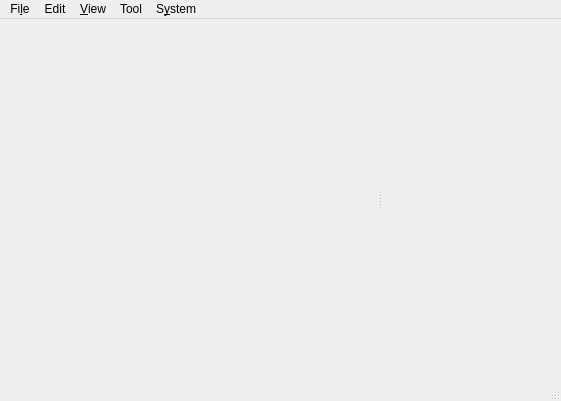
<?xml version="1.0" encoding="UTF-8"?>
<ui version="4.0">
 <class>MainWindow</class>
 <widget class="QMainWindow" name="MainWindow">
  <property name="geometry">
   <rect>
    <x>0</x>
    <y>0</y>
    <width>561</width>
    <height>401</height>
   </rect>
  </property>
  <property name="focusPolicy">
   <enum>Qt::WheelFocus</enum>
  </property>
  <property name="windowTitle">
   <string>MainWindow</string>
  </property>
  <widget class="QWidget" name="centralWidget">
   <layout class="QHBoxLayout" name="horizontalLayout">
    <property name="leftMargin">
     <number>0</number>
    </property>
    <property name="topMargin">
     <number>0</number>
    </property>
    <property name="rightMargin">
     <number>0</number>
    </property>
    <property name="bottomMargin">
     <number>0</number>
    </property>
    <item>
     <widget class="QSplitter" name="splitter">
      <property name="orientation">
       <enum>Qt::Horizontal</enum>
      </property>
      <property name="opaqueResize">
       <bool>true</bool>
      </property>
      <property name="handleWidth">
       <number>2</number>
      </property>
      <property name="childrenCollapsible">
       <bool>false</bool>
      </property>
      <widget class="CanvasWidget" name="mainCanvas" native="true">
       <property name="sizePolicy">
        <sizepolicy hsizetype="Expanding" vsizetype="Expanding">
         <horstretch>2</horstretch>
         <verstretch>0</verstretch>
        </sizepolicy>
       </property>
      </widget>
      <widget class="QWidget" name="sidebar" native="true">
       <property name="minimumSize">
        <size>
         <width>180</width>
         <height>0</height>
        </size>
       </property>
       <layout class="QVBoxLayout" name="sidebarLayout">
        <property name="spacing">
         <number>6</number>
        </property>
        <property name="leftMargin">
         <number>0</number>
        </property>
        <property name="topMargin">
         <number>0</number>
        </property>
        <property name="rightMargin">
         <number>0</number>
        </property>
        <property name="bottomMargin">
         <number>0</number>
        </property>
       </layout>
      </widget>
     </widget>
    </item>
   </layout>
  </widget>
  <widget class="QMenuBar" name="menuBar">
   <property name="geometry">
    <rect>
     <x>0</x>
     <y>0</y>
     <width>561</width>
     <height>22</height>
    </rect>
   </property>
   <widget class="QMenu" name="menuFile">
    <property name="title">
     <string>Fi&amp;le</string>
    </property>
    <addaction name="actionNew"/>
    <addaction name="actionOpen"/>
    <addaction name="actionOpen_As_Layer"/>
    <addaction name="actionSave"/>
    <addaction name="actionSave_As"/>
    <addaction name="actionExport"/>
    <addaction name="separator"/>
    <addaction name="actionQuit"/>
   </widget>
   <widget class="QMenu" name="menuSystem">
    <property name="title">
     <string>S&amp;ystem</string>
    </property>
    <addaction name="actionCircle_Benchmark"/>
    <addaction name="actionCopy_Stroke_Data"/>
    <addaction name="separator"/>
    <addaction name="actionShow_Tools_Folder"/>
    <addaction name="actionSelect_OpenCL_Device"/>
    <addaction name="actionShow_OpenCL_Information"/>
    <addaction name="actionStatus_Bar"/>
   </widget>
   <widget class="QMenu" name="menuView">
    <property name="title">
     <string>&amp;View</string>
    </property>
    <addaction name="actionZoom_In"/>
    <addaction name="actionZoom_Out"/>
   </widget>
   <widget class="QMenu" name="menuEdit">
    <property name="title">
     <string>Edit</string>
    </property>
    <addaction name="actionUndo"/>
    <addaction name="actionRedo"/>
    <addaction name="separator"/>
    <addaction name="actionNew_Layer"/>
    <addaction name="actionNew_Group"/>
    <addaction name="actionMerge_Layer"/>
    <addaction name="actionDuplicate_Layer"/>
    <addaction name="actionSet_Background_Color"/>
    <addaction name="separator"/>
    <addaction name="actionToggle_Quickmask"/>
    <addaction name="actionClear_Quickmask"/>
    <addaction name="actionQuickmask_Cut"/>
    <addaction name="actionQuickmask_Copy"/>
    <addaction name="actionQuickmask_Erase"/>
   </widget>
   <widget class="QMenu" name="menuTool">
    <property name="title">
     <string>Tool</string>
    </property>
    <addaction name="actionIncrease_Tool_Size"/>
    <addaction name="actionDecrease_Tool_Size"/>
    <addaction name="actionAdvanced_Settings"/>
    <addaction name="actionResetTool"/>
    <addaction name="separator"/>
    <addaction name="actionDraw_Line"/>
   </widget>
   <addaction name="menuFile"/>
   <addaction name="menuEdit"/>
   <addaction name="menuView"/>
   <addaction name="menuTool"/>
   <addaction name="menuSystem"/>
  </widget>
  <widget class="QStatusBar" name="statusBar"/>
  <action name="actionShow_OpenCL_Information">
   <property name="text">
    <string>&amp;OpenCL Info</string>
   </property>
  </action>
  <action name="actionQuit">
   <property name="text">
    <string>&amp;Quit</string>
   </property>
   <property name="shortcut">
    <string>Ctrl+Q</string>
   </property>
   <property name="menuRole">
    <enum>QAction::QuitRole</enum>
   </property>
  </action>
  <action name="actionCircle_Benchmark">
   <property name="text">
    <string>&amp;Circle Benchmark</string>
   </property>
  </action>
  <action name="actionZoom_In">
   <property name="text">
    <string>&amp;Zoom In</string>
   </property>
   <property name="shortcut">
    <string>Ctrl+=</string>
   </property>
  </action>
  <action name="actionZoom_Out">
   <property name="text">
    <string>Zoom &amp;Out</string>
   </property>
   <property name="shortcut">
    <string>Ctrl+-</string>
   </property>
   <property name="shortcutContext">
    <enum>Qt::ApplicationShortcut</enum>
   </property>
  </action>
  <action name="actionStatus_Bar">
   <property name="checkable">
    <bool>true</bool>
   </property>
   <property name="checked">
    <bool>false</bool>
   </property>
   <property name="text">
    <string>Status &amp;Bar</string>
   </property>
   <property name="toolTip">
    <string>Status Bar</string>
   </property>
  </action>
  <action name="actionSave_As">
   <property name="text">
    <string>Sa&amp;ve As...</string>
   </property>
   <property name="shortcut">
    <string>Ctrl+Shift+S</string>
   </property>
  </action>
  <action name="actionOpen">
   <property name="text">
    <string>&amp;Open...</string>
   </property>
   <property name="shortcut">
    <string>Ctrl+O</string>
   </property>
  </action>
  <action name="actionUndo">
   <property name="text">
    <string>&amp;Undo</string>
   </property>
   <property name="shortcut">
    <string>Z</string>
   </property>
  </action>
  <action name="actionRedo">
   <property name="text">
    <string>&amp;Redo</string>
   </property>
   <property name="shortcut">
    <string>Shift+Z</string>
   </property>
  </action>
  <action name="actionIncrease_Tool_Size">
   <property name="text">
    <string>&amp;Increase Tool Size</string>
   </property>
   <property name="shortcut">
    <string>F</string>
   </property>
  </action>
  <action name="actionDecrease_Tool_Size">
   <property name="text">
    <string>&amp;Decrease Tool Size</string>
   </property>
   <property name="shortcut">
    <string>D</string>
   </property>
  </action>
  <action name="actionSave">
   <property name="text">
    <string>&amp;Save</string>
   </property>
   <property name="shortcut">
    <string>Ctrl+S</string>
   </property>
  </action>
  <action name="actionNew">
   <property name="text">
    <string>&amp;New</string>
   </property>
   <property name="shortcut">
    <string>Ctrl+N</string>
   </property>
  </action>
  <action name="actionExport">
   <property name="text">
    <string>&amp;Export...</string>
   </property>
  </action>
  <action name="actionSelect_OpenCL_Device">
   <property name="text">
    <string>S&amp;elect OpenCL Device</string>
   </property>
  </action>
  <action name="actionResetTool">
   <property name="text">
    <string>&amp;Reset Tool</string>
   </property>
   <property name="toolTip">
    <string>Reset Tool Settings</string>
   </property>
  </action>
  <action name="actionMerge_Layer">
   <property name="text">
    <string>&amp;Merge Layer</string>
   </property>
   <property name="toolTip">
    <string>Merge Layer Down</string>
   </property>
  </action>
  <action name="actionSet_Background_Color">
   <property name="text">
    <string>&amp;Set Background Color</string>
   </property>
  </action>
  <action name="actionDraw_Line">
   <property name="text">
    <string>Draw &amp;Line</string>
   </property>
   <property name="shortcut">
    <string>L</string>
   </property>
  </action>
  <action name="actionCopy_Stroke_Data">
   <property name="text">
    <string>Copy Stroke &amp;Data</string>
   </property>
  </action>
  <action name="actionShow_Tools_Folder">
   <property name="text">
    <string>&amp;Show Tools Folder</string>
   </property>
  </action>
  <action name="actionOpen_As_Layer">
   <property name="text">
    <string>Open As &amp;Layer...</string>
   </property>
  </action>
  <action name="actionAdvanced_Settings">
   <property name="text">
    <string>&amp;Advanced Settings</string>
   </property>
  </action>
  <action name="actionNew_Layer">
   <property name="text">
    <string>&amp;New Layer</string>
   </property>
   <property name="shortcut">
    <string>N</string>
   </property>
  </action>
  <action name="actionNew_Group">
   <property name="text">
    <string>New &amp;Group</string>
   </property>
   <property name="shortcut">
    <string>Shift+N</string>
   </property>
  </action>
  <action name="actionDuplicate_Layer">
   <property name="text">
    <string>Duplicate Layer</string>
   </property>
   <property name="shortcut">
    <string>Shift+D</string>
   </property>
  </action>
  <action name="actionToggle_Quickmask">
   <property name="text">
    <string>Toggle Quickmask</string>
   </property>
   <property name="shortcut">
    <string>Q</string>
   </property>
  </action>
  <action name="actionQuickmask_Cut">
   <property name="text">
    <string>Quickmask Cut</string>
   </property>
  </action>
  <action name="actionQuickmask_Copy">
   <property name="text">
    <string>Quickmask Copy</string>
   </property>
  </action>
  <action name="actionQuickmask_Erase">
   <property name="text">
    <string>Quickmask Erase</string>
   </property>
  </action>
  <action name="actionClear_Quickmask">
   <property name="text">
    <string>Discard Quickmask</string>
   </property>
   <property name="toolTip">
    <string>Discard Quickmask</string>
   </property>
   <property name="shortcut">
    <string>Shift+Q</string>
   </property>
  </action>
 </widget>
 <layoutdefault spacing="6" margin="11"/>
 <customwidgets>
  <customwidget>
   <class>CanvasWidget</class>
   <extends>QWidget</extends>
   <header>canvaswidget.h</header>
   <container>1</container>
  </customwidget>
 </customwidgets>
 <resources/>
 <connections/>
</ui>
